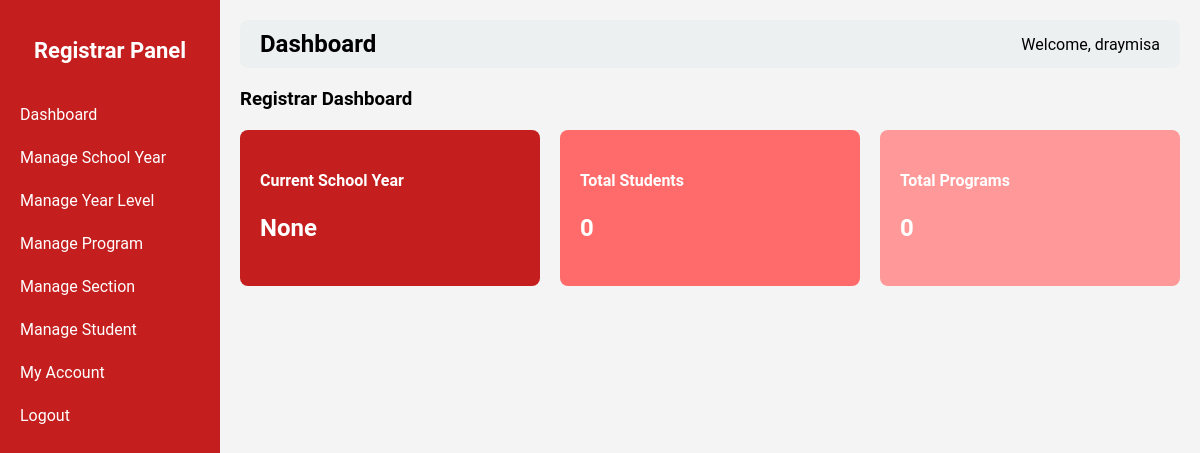
/registrar.php (signed in), run on an earlier commit of the app's database.
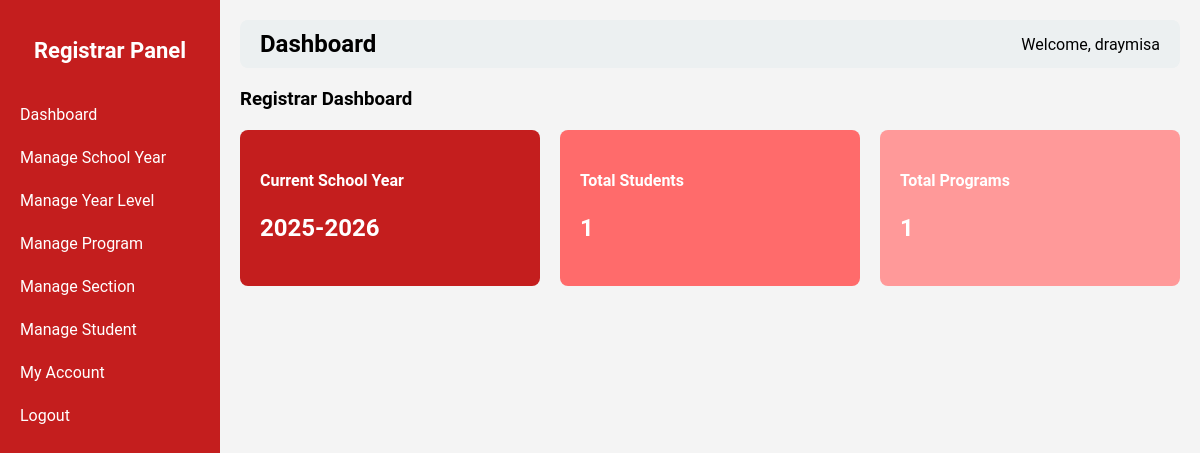
And on a later commit of the database.
### tables this page shows
CREATE TABLE `school_years` (
  `id` int(11) NOT NULL,
  `school_year` varchar(50) NOT NULL,
  `is_current` tinyint(1) DEFAULT 0
);

### registrar_pages/dashboard.php (the view)
<?php
require __DIR__ . '/../db_connect.php';
$current_sy_row = $pdo->query("SELECT * FROM school_years WHERE is_current = 1 LIMIT 1")->fetch(PDO::FETCH_ASSOC);
if ($current_sy_row) {
    $current_sy_id = $current_sy_row['id'];
    $current_school_year = $current_sy_row['school_year'];
} else {
    $current_sy_row = $pdo->query("SELECT * FROM school_years ORDER BY id DESC LIMIT 1")->fetch(PDO::FETCH_ASSOC);
    $current_sy_id = $current_sy_row ? $current_sy_row['id'] : null;
    $current_school_year = $current_sy_row ? $current_sy_row['school_year'] : "None";
}
if ($current_sy_id) {
    $stmt = $pdo->prepare("SELECT COUNT(*) FROM students WHERE school_year_id = ?");
    $stmt->execute([$current_sy_id]);
    $total_students = $stmt->fetchColumn();
} else {
    $total_students = $pdo->query("SELECT COUNT(*) FROM students")->fetchColumn();
}
$total_programs = $pdo->query("SELECT COUNT(*) FROM programs")->fetchColumn();
?>
<h3>Registrar Dashboard</h3>
<div style="display:flex; gap:20px; flex-wrap:wrap; margin-top:20px;">
    <div style="flex:1; padding:20px; background:#c41e1e; color:white; border-radius:8px;">
        <h4>Current School Year</h4>
        <p style="font-size:24px; font-weight:bold;"><?= htmlspecialchars($current_school_year) ?></p>
    </div>
    <div style="flex:1; padding:20px; background:#ff6b6b; color:white; border-radius:8px;">
        <h4>Total Students</h4>
        <p style="font-size:24px; font-weight:bold;"><?= $total_students ?></p>
    </div>
    <div style="flex:1; padding:20px; background:#ff9999; color:white; border-radius:8px;">
        <h4>Total Programs</h4>
        <p style="font-size:24px; font-weight:bold;"><?= $total_programs ?></p>
    </div>
</div>

What changed in the data, as far as the page shows it:
added school_years: school_year "2025-2026"
Also different on the page:
$total_students: "0" → "1"
$total_programs: "0" → "1"
$current_school_year: "None" → (not shown)
